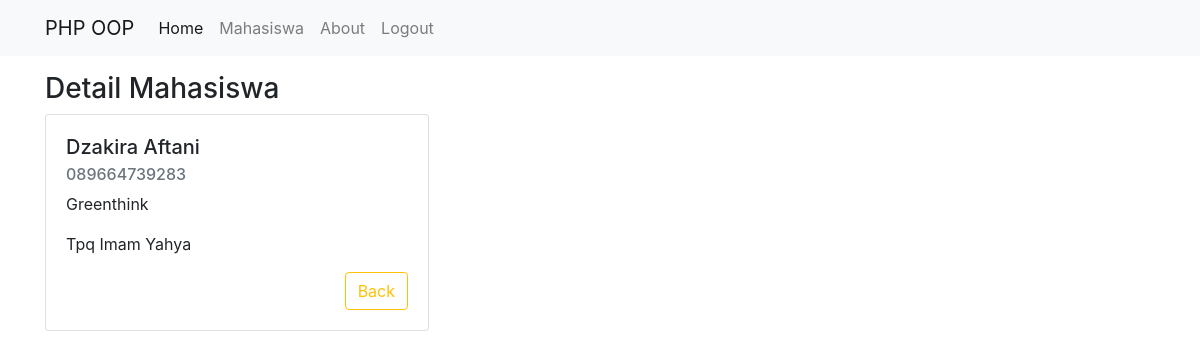
Page /detail.php?id_mhs=4 (signed in) on the committed database.
### tables this page shows
CREATE TABLE `mhs` (
  `id_mhs` int(11) NOT NULL,
  `nama` varchar(100) NOT NULL,
  `alamat` varchar(100) NOT NULL,
  `no_telp` varchar(100) NOT NULL,
  `asal_sekolah` varchar(100) NOT NULL
);

### classes/Database.php (called while the page is built, shortened)
<?php
    class Database {
        private static $INSTANCE = null;
        private $mysqli,
                $HOST = 'localhost',
                $USER = 'root',
                $PASS = '',
                $DBNAME = 'app';
        public function __construct()
        {
            $this->mysqli = new mysqli($this->HOST, $this->USER, $this->PASS, $this->DBNAME);
        }
        public static function getInstance()
        {
            if(!isset(self::$INSTANCE)) {
                self::$INSTANCE = new Database;
            }
            return self::$INSTANCE;
        }
        public function tampil_by_id($table, $nama, $nama_value)
        {
            $result = $this->mysqli->query("select * from $table where $nama = '$nama_value'");
            while ($row = $result->fetch_assoc()) return $row;
        }
    }

### detail.php (the view, shortened to what this page needs)
<?php
    $id_mhs = $_GET['id_mhs'];
    $db = Database::getInstance();
    $data = $db->tampil_by_id('mhs', 'id_mhs', $id_mhs);
    require_once "templates/header.php";
    ?>
<div class="container mt-5"><br>
    <div class="row">
        <div class="col-6">
            <h3>Detail Mahasiswa</h3>
                <div class="card" style="width: 24rem;">
                <div class="card-body">
                    <h5 class="card-title"><?= ucwords($data['nama'])?></h5>
                    <h6 class="card-subtitle mb-2 text-muted"><?= ucwords($data['no_telp'])?></h6>
                    <p class="card-text"><?= ucwords($data['alamat'])?></p>
                    <p class="card-text"><?= ucwords($data['asal_sekolah'])?></p>
                    <a href="mahasiswa.php" class="btn btn-outline-warning" style="float: right;">Back</a>
                </div>
                </div>
        </div>
    </div>
</div>
<?php
    require_once "templates/footer.php";
?>

### rows in the picture
mhs: nama "Dzakira Aftani", no_telp "089664739283", alamat "Greenthink", asal_sekolah "Tpq Imam Yahya"
